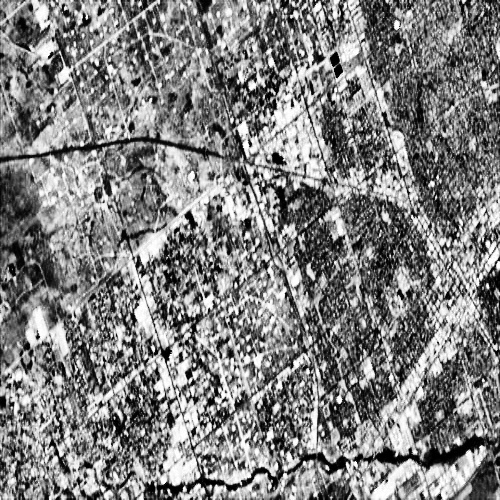
#> input picture spectralEnhancement_3/satellite.jpeg, 500 x 500 px, found by its file name
$ jupyter execute morphological.ipynb
#> lines starting #> are read from the running program, lines starting #| are printed output that depends on the picture
[cell 1]
import cv2
import numpy as np
from matplotlib import pyplot as plt
img = cv2.imread("C://Users//adrij//OneDrive//Desktop//adrija//vtop//sem5//ip//DA//ComputerVision-Practice-main//spectralEnhancement_3//satellite.jpeg",0)
#> img is the input picture: shape (500, 500); min 0, max 255, mean 128.1
kernel = np.ones((5,5),np.uint8)

erosion = cv2.erode(img,kernel,iterations = 1)
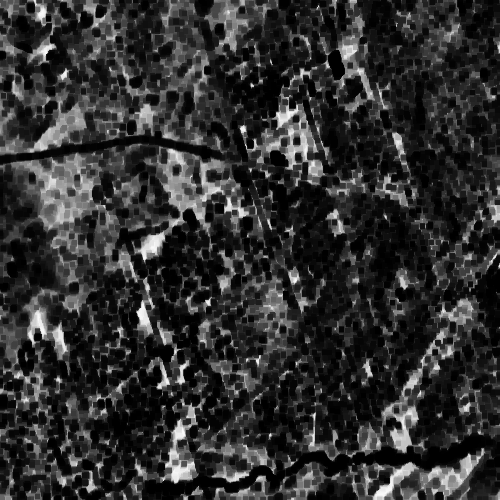
#> erosion: shape (500, 500); min 0, max 250, mean 47.8

dilation = cv2.dilate(img,kernel,iterations = 1)
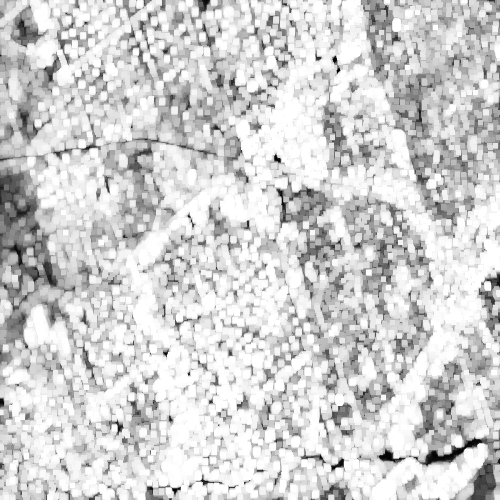
#> dilation: shape (500, 500); min 3, max 255, mean 208.7

opening = cv2.morphologyEx(img, cv2.MORPH_OPEN, kernel)
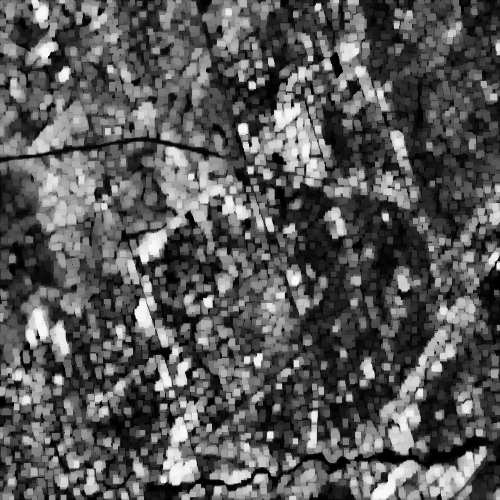
#> opening: shape (500, 500); min 0, max 250, mean 88.1

closing = cv2.morphologyEx(img, cv2.MORPH_CLOSE, kernel)
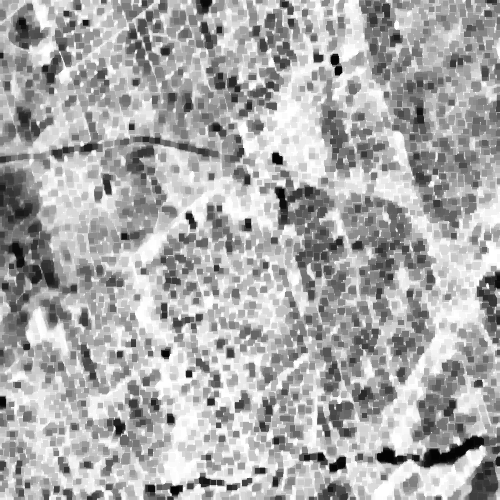
#> closing: shape (500, 500); min 3, max 255, mean 170.4

gradient = cv2.morphologyEx(img, cv2.MORPH_GRADIENT, kernel)
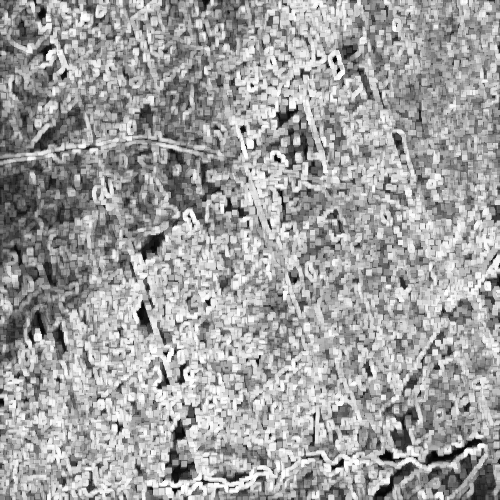
#> gradient: shape (500, 500); min 3, max 255, mean 160.9

cv2.imshow('Input', img)
cv2.imshow('Erosion', erosion)

cv2.imshow('Input', img)
cv2.imshow('Dilation', dilation)

cv2.imshow('Input', img)
cv2.imshow('Opening', opening)

cv2.imshow('Input', img)
cv2.imshow('Closing', closing)

cv2.imshow('Input', img)
cv2.imshow('Gradient', gradient)

cv2.waitKey(0)

$ run again, with spectralEnhancement_3/image 3.jpeg copied over spectralEnhancement_3/satellite.jpeg
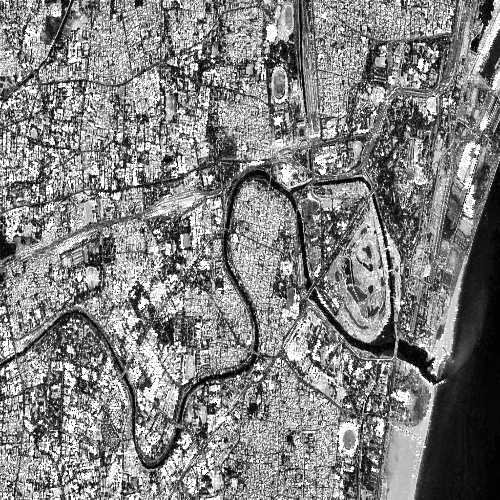
#> input picture spectralEnhancement_3/image 3.jpeg, 500 x 500 px, found by its file name
#> img is the input picture: shape (500, 500); min 0, max 255, mean 129.2
#> `closing = cv2.morphologyEx(img, cv2.MORPH_CLOSE, kernel)`:
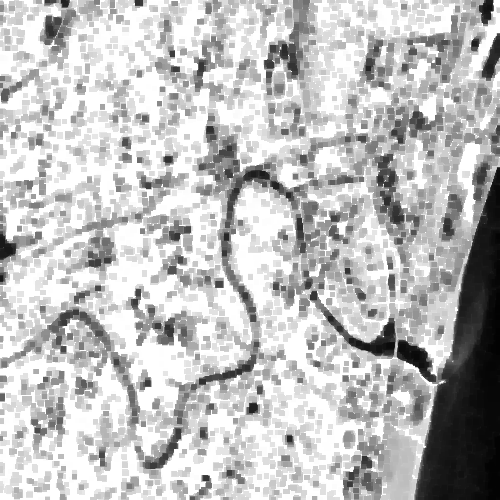
#> closing: shape (500, 500); min 2, max 255, mean 190.3
#> `gradient = cv2.morphologyEx(img, cv2.MORPH_GRADIENT, kernel)`:
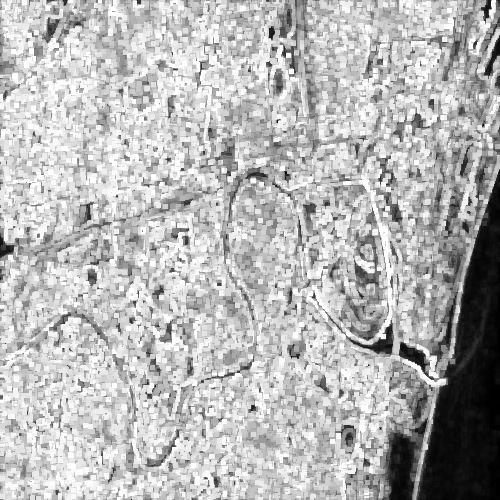
#> gradient: shape (500, 500); min 0, max 255, mean 181.7

$ run again, with spectralEnhancement_3/image5.jpeg copied over spectralEnhancement_3/satellite.jpeg
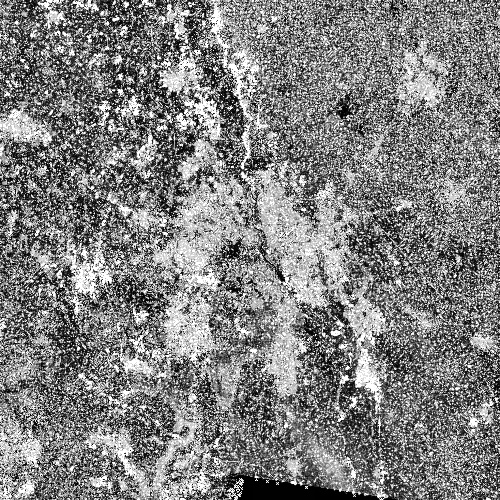
#> input picture spectralEnhancement_3/image5.jpeg, 500 x 500 px, found by its file name
#> img is the input picture: shape (500, 500); min 0, max 255, mean 128.7
#> `closing = cv2.morphologyEx(img, cv2.MORPH_CLOSE, kernel)`:
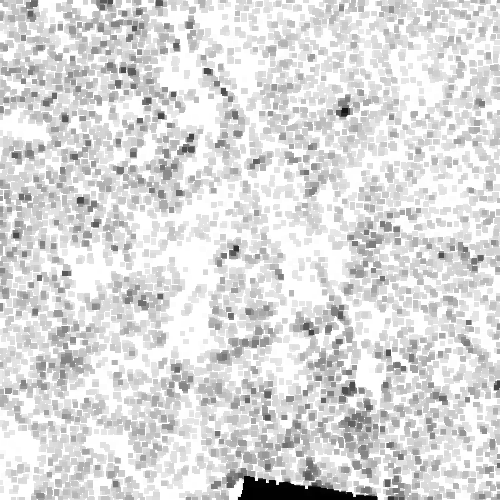
#> closing: shape (500, 500); min 0, max 255, mean 217.4
#> `gradient = cv2.morphologyEx(img, cv2.MORPH_GRADIENT, kernel)`:
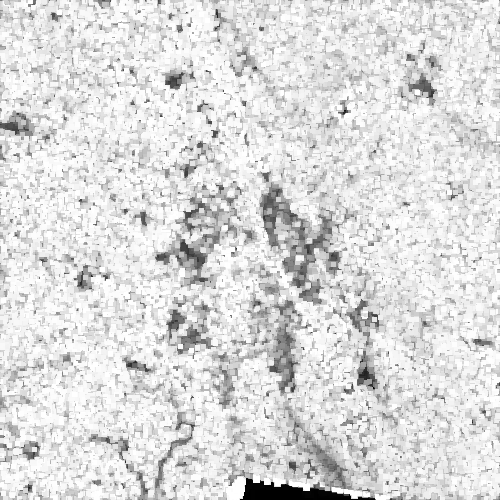
#> gradient: shape (500, 500); min 0, max 255, mean 219.6
